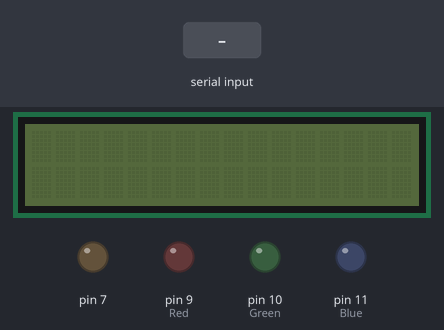
Bench run of a sketch on a simulated Arduino Uno, built with avr-gcc and run on an emulated ATmega328P. Shown: 16×2 character LCD, output pins drawn as LEDs (lit = HIGH). The inputs (shaded band) are chosen by the test bench.

Above: at 1.2 s.
1.3 s: "1\n" received over Serial
At 2.1 s:
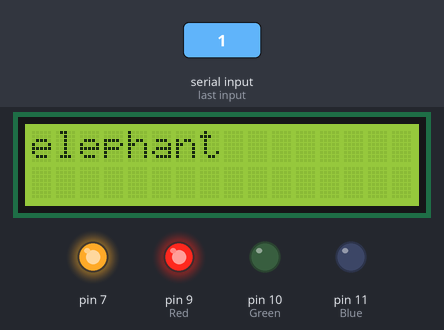
2.9 s: byte 1 (1) received over Serial
At 3.9 s:
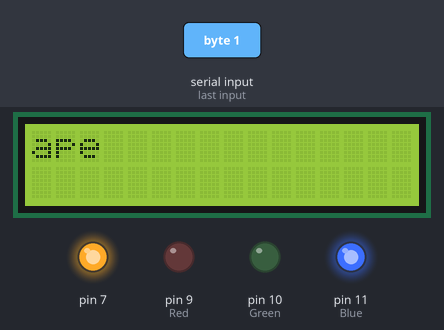
4.4 s: byte 2 (2) received over Serial
At 5.2 s:
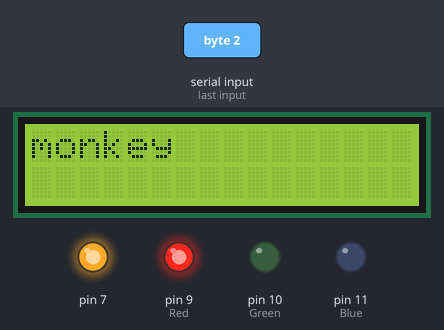
5.9 s: byte 3 (3) received over Serial
At 7.1 s:
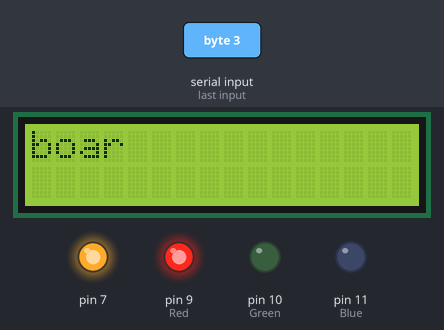
7.4 s: byte 4 (4) received over Serial
At 8.6 s:
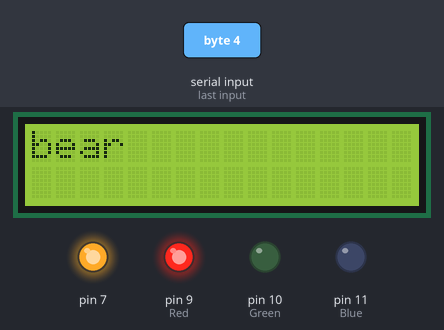
8.9 s: byte 5 (5) received over Serial
At 10.0 s:
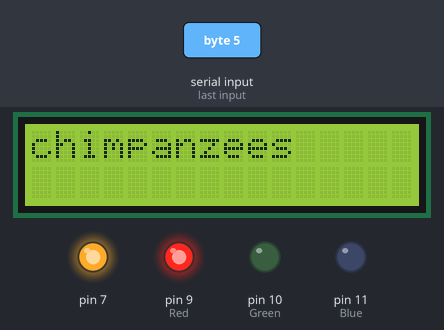
Timing chart, 0 to 11.4 s (numbered marks = the images above; inputs shaded):
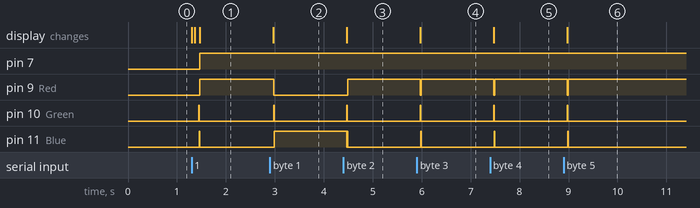

The sketch:

arduino____.ino
```cpp
#include <LiquidCrystal_I2C.h>
#include <Wire.h>
LiquidCrystal_I2C lcd(0x27,16,2);  //設定LCD位置0x27,設定LCD大小為16*2


const int Red = 9;
const int Green = 10;
const int Blue = 11;

#define FADESPEED 5     // 速度


void setup() {
  pinMode(Red, OUTPUT);
  pinMode(Green, OUTPUT);
  pinMode(Blue, OUTPUT);

  Serial.begin(9600);     // initialize serial communications

  analogWrite(Red,0);
  analogWrite(Green,0);
  analogWrite(Blue,0);

  pinMode(7,OUTPUT);


}


void loop() {
if (Serial.available() > 0) { // if there's serial data available
  int inByte = Serial.read();   // read it
  int r, g, b;


    if (inByte == 1) {
      lcd.init(); //初始化LCD
      lcd.backlight(); //開啟背光
      lcd.print("ape"); //顯示Hello, World!

      analogWrite(Red,255);
      analogWrite(Green,0);
      analogWrite(Blue,0);
      delay(10);
      analogWrite(Red,0);
      analogWrite(Green,255);
      analogWrite(Blue,0);
      delay(10);
      analogWrite(Red,0);
      analogWrite(Green,0);
      analogWrite(Blue,255);
      delay(10);

      digitalWrite(7,HIGH);
//      delay(5);

     } else if (inByte == 2){
      lcd.init(); //初始化LCD
      lcd.backlight(); //開啟背光
      lcd.print("monkey"); //顯示Hello, World!

      analogWrite(Red,0);
      analogWrite(Green,255);
      analogWrite(Blue,0);
      delay(10);
      analogWrite(Red,0);
      analogWrite(Green,0);
      analogWrite(Blue,255);
      delay(10);
      analogWrite(Red,255);
      analogWrite(Green,0);
      analogWrite(Blue,0);
      delay(10);

      digitalWrite(7,HIGH);
//      delay(5);

     } else if (inByte == 3) {
      lcd.init(); //初始化LCD
      lcd.backlight(); //開啟背光
      lcd.print("boar"); //顯示Hello, World!
      analogWrite(Red,0);
      analogWrite(Green,255);
      analogWrite(Blue,0);
      delay(10);
      analogWrite(Red,0);
      analogWrite(Green,0);
      analogWrite(Blue,255);
      delay(10);
      analogWrite(Red,255);
      analogWrite(Green,0);
      analogWrite(Blue,0);
      delay(10);

      digitalWrite(7,HIGH);
//      delay(5);

     } else if (inByte == 4){
      lcd.init(); //初始化LCD
      lcd.backlight(); //開啟背光
      lcd.print("bear"); //顯示Hello, World!
      analogWrite(Red,0);
      analogWrite(Green,255);
      analogWrite(Blue,0);
      delay(10);
      analogWrite(Red,0);
      analogWrite(Green,0);
      analogWrite(Blue,255);
      delay(10);
      analogWrite(Red,255);
      analogWrite(Green,0);
      analogWrite(Blue,0);
      delay(10);

      digitalWrite(7,HIGH);
      delay(5);

     } else if  (inByte == 5){
      lcd.init(); //初始化LCD
      lcd.backlight(); //開啟背光
      lcd.print("chimpanzees"); //顯示Hello, World!
      analogWrite(Red,0);
      analogWrite(Green,255);
      analogWrite(Blue,0);
      delay(10);
      analogWrite(Red,0);
      analogWrite(Green,0);
      analogWrite(Blue,255);
      delay(10);
      analogWrite(Red,255);
      analogWrite(Green,0);
      analogWrite(Blue,0);
      delay(10);

      digitalWrite(7,HIGH);
//      delay(5);

     } else if  (inByte == 6){
      lcd.init(); //初始化LCD
      lcd.backlight(); //開啟背光
      lcd.print("deer"); //顯示Hello, World!
      analogWrite(Red,0);
      analogWrite(Green,255);
      analogWrite(Blue,0);
      delay(10);
      analogWrite(Red,0);
      analogWrite(Green,0);
      analogWrite(Blue,255);
      delay(10);
      analogWrite(Red,255);
      analogWrite(Green,0);
      analogWrite(Blue,0);
      delay(10);

      digitalWrite(7,HIGH);
//      delay(5);

     } else if  (inByte == 7){
      lcd.init(); //初始化LCD
      lcd.backlight(); //開啟背光
      lcd.print("leopard cat"); //顯示Hello, World!
      analogWrite(Red,0);
      analogWrite(Green,255);
      analogWrite(Blue,0);
      delay(10);
      analogWrite(Red,0);
      analogWrite(Green,0);
      analogWrite(Blue,255);
      delay(10);
      analogWrite(Red,255);
      analogWrite(Green,0);
      analogWrite(Blue,0);
      delay(10);

      digitalWrite(7,HIGH);
//      delay(5);

     } else if  (inByte == 8){
      lcd.init(); //初始化LCD
      lcd.backlight(); //開啟背光
      lcd.print("lion"); //顯示Hello, World!
      analogWrite(Red,0);
      analogWrite(Green,255);
      analogWrite(Blue,0);
      delay(10);
      analogWrite(Red,0);
      analogWrite(Green,0);
      analogWrite(Blue,255);
      delay(10);
      analogWrite(Red,255);
      analogWrite(Green,0);
      analogWrite(Blue,0);
      delay(10);

      digitalWrite(7,HIGH);
//      delay(5);

     } else if  (inByte == 9){lcd.init(); //初始化LCD
      lcd.backlight(); //開啟背光
      lcd.print("tiger"); //顯示Hello, World!
      analogWrite(Red,0);
      analogWrite(Green,255);
      analogWrite(Blue,0);
      delay(10);
      analogWrite(Red,0);
      analogWrite(Green,0);
      analogWrite(Blue,255);
      delay(10);
      analogWrite(Red,255);
      analogWrite(Green,0);
      analogWrite(Blue,0);
      delay(10);

      digitalWrite(7,HIGH);
//      delay(5);

     } else if  (inByte == 10){
      lcd.init(); //初始化LCD
      lcd.backlight(); //開啟背光
      lcd.print("elephant"); //顯示Hello, World!
      analogWrite(Red,0);
      analogWrite(Green,255);
      analogWrite(Blue,0);
      delay(10);
      analogWrite(Red,0);
      analogWrite(Green,0);
      analogWrite(Blue,255);
      delay(10);
      analogWrite(Red,255);
      analogWrite(Green,0);
      analogWrite(Blue,0);
      delay(10);

      digitalWrite(7,HIGH);
//      delay(5);

     } else{


      lcd.init(); //初始化LCD
      lcd.backlight(); //開啟背光
      lcd.print("other"); //顯示Hello, World!

      analogWrite(Red,0);
      analogWrite(Green,0);
      analogWrite(Blue,0);

      digitalWrite(7,LOW);
     }
   }
      }
```

Measured:
- after the input at 1.3 s, pin 7: LOW → HIGH after 0.17 s; pin 9 (Red): LOW → HIGH after 0.16 s; pin 10 (Green): LOW → HIGH after 0.14 s, → LOW 0.01 s later; pin 11 (Blue): LOW → HIGH after 0.15 s, → LOW 0.01 s later
- after the input at 2.9 s, pin 9 (Red): HIGH → LOW after 0.08 s; pin 10 (Green): LOW → HIGH after 0.08 s, → LOW 0.01 s later; pin 11 (Blue): LOW → HIGH after 0.09 s; the display: changes after 0.07 s (image 2)
- after the input at 4.4 s, pin 9 (Red): LOW → HIGH after 0.09 s; pin 10 (Green): LOW → HIGH after 0.07 s, → LOW 0.01 s later; pin 11 (Blue): HIGH → LOW after 0.07 s, → HIGH 0.01 s later, → LOW 0.01 s later; the display: changes after 0.07 s (image 3)
- after the input at 5.9 s, pin 9 (Red): HIGH → LOW after 0.07 s, → HIGH 0.02 s later; pin 10 (Green): LOW → HIGH after 0.07 s, → LOW 0.01 s later; pin 11 (Blue): LOW → HIGH after 0.08 s, → LOW 0.01 s later; the display: changes after 0.07 s (image 4)
- after the input at 7.4 s, pin 9 (Red): HIGH → LOW after 0.07 s, → HIGH 0.02 s later; pin 10 (Green): LOW → HIGH after 0.07 s, → LOW 0.01 s later; pin 11 (Blue): LOW → HIGH after 0.08 s, → LOW 0.01 s later; the display: changes after 0.07 s (image 5)
- after the input at 8.9 s, pin 9 (Red): HIGH → LOW after 0.08 s, → HIGH 0.02 s later; pin 10 (Green): LOW → HIGH after 0.08 s, → LOW 0.01 s later; pin 11 (Blue): LOW → HIGH after 0.09 s, → LOW 0.01 s later; the display: changes after 0.08 s (image 6)
